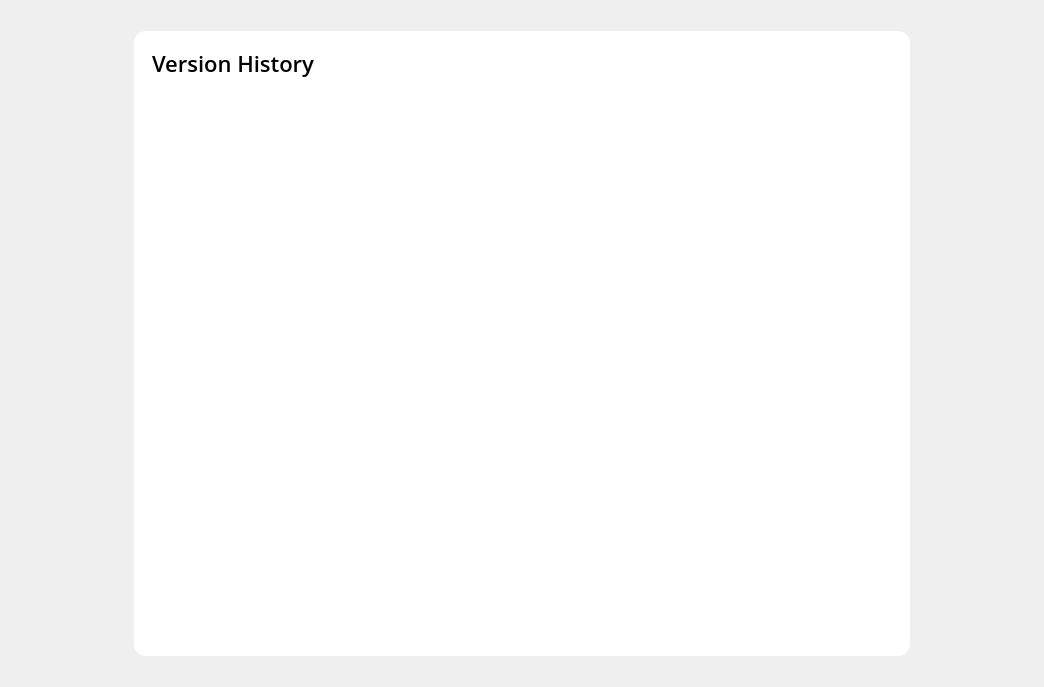
<?xml version="1.0" encoding="UTF-8"?>
<ui version="4.0">
 <class>VersionHistoryDialog</class>
 <widget class="QDialog" name="VersionHistoryDialog">
  <property name="windowModality">
   <enum>Qt::WindowModality::ApplicationModal</enum>
  </property>
  <property name="geometry">
   <rect>
    <x>0</x>
    <y>0</y>
    <width>1044</width>
    <height>687</height>
   </rect>
  </property>
  <property name="windowTitle">
   <string>Dialog</string>
  </property>
  <property name="modal">
   <bool>true</bool>
  </property>
  <layout class="QVBoxLayout" name="verticalLayout">
   <item alignment="Qt::AlignmentFlag::AlignHCenter">
    <widget class="QWidget" name="dialogContainer" native="true">
     <property name="minimumSize">
      <size>
       <width>776</width>
       <height>625</height>
      </size>
     </property>
     <property name="maximumSize">
      <size>
       <width>776</width>
       <height>625</height>
      </size>
     </property>
     <property name="styleSheet">
      <string notr="true">#dialogContainer {
	border-radius: 12px;
	background-color: white;
}</string>
     </property>
     <layout class="QVBoxLayout" name="verticalLayout_2">
      <property name="spacing">
       <number>0</number>
      </property>
      <property name="leftMargin">
       <number>0</number>
      </property>
      <property name="topMargin">
       <number>0</number>
      </property>
      <property name="rightMargin">
       <number>0</number>
      </property>
      <property name="bottomMargin">
       <number>0</number>
      </property>
      <item>
       <widget class="QWidget" name="headerRow" native="true">
        <property name="minimumSize">
         <size>
          <width>0</width>
          <height>64</height>
         </size>
        </property>
        <property name="maximumSize">
         <size>
          <width>16777215</width>
          <height>64</height>
         </size>
        </property>
        <layout class="QHBoxLayout" name="horizontalLayout_2">
         <property name="leftMargin">
          <number>18</number>
         </property>
         <property name="topMargin">
          <number>18</number>
         </property>
         <property name="rightMargin">
          <number>18</number>
         </property>
         <property name="bottomMargin">
          <number>18</number>
         </property>
         <item>
          <widget class="QLabel" name="dialogTitle">
           <property name="styleSheet">
            <string notr="true">color: black;
font-family: Open Sans;
font-weight: 500;
font-size: 22px;
line-height: 30px;
letter-spacing: 0%;
</string>
           </property>
           <property name="text">
            <string>Version History</string>
           </property>
          </widget>
         </item>
         <item>
          <widget class="QToolButton" name="closeButton">
           <property name="text">
            <string/>
           </property>
           <property name="icon">
            <iconset resource="../../../../Resources/Resources.qrc">
             <normaloff>:/images/Project/cross-icon.svg</normaloff>:/images/Project/cross-icon.svg</iconset>
           </property>
           <property name="iconSize">
            <size>
             <width>32</width>
             <height>32</height>
            </size>
           </property>
           <property name="autoRaise">
            <bool>true</bool>
           </property>
          </widget>
         </item>
        </layout>
       </widget>
      </item>
      <item>
       <widget class="QWidget" name="historyWidget" native="true">
        <property name="styleSheet">
         <string notr="true">#historyWidget {
	background-color:transparent;
}</string>
        </property>
        <layout class="QHBoxLayout" name="horizontalLayout">
         <property name="leftMargin">
          <number>18</number>
         </property>
         <property name="topMargin">
          <number>18</number>
         </property>
         <property name="rightMargin">
          <number>18</number>
         </property>
         <property name="bottomMargin">
          <number>18</number>
         </property>
         <item>
          <widget class="QListWidget" name="historyListWidget">
           <property name="styleSheet">
            <string notr="true">QListWidget {
	background-color: transparent;
}

    QScrollBar:vertical {
        background: #F0F0F0;
        width: 6px;
        margin: 0px;
        border-radius: 3px;
    }

    QScrollBar::handle:vertical {
        background: #2D1457;
        min-height: 30px;
        border-radius: 3px;
    }

    QScrollBar::add-line:vertical,
    QScrollBar::sub-line:vertical,
    QScrollBar::add-page:vertical,
    QScrollBar::sub-page:vertical {
        background: none;
    }

    QScrollBar:horizontal {
        background: #F0F0F0;
        height: 6px;
        margin: 0px;
        border-radius: 3px;
    }

    QScrollBar::handle:horizontal {
        background: #2D1457;
        min-width: 30px;
        border-radius: 3px;
    }

    QScrollBar::add-line:horizontal,
    QScrollBar::sub-line:horizontal,
    QScrollBar::add-page:horizontal,
    QScrollBar::sub-page:horizontal {
        background: none;
    }</string>
           </property>
           <property name="selectionMode">
            <enum>QAbstractItemView::SelectionMode::NoSelection</enum>
           </property>
           <property name="verticalScrollMode">
            <enum>QAbstractItemView::ScrollMode::ScrollPerPixel</enum>
           </property>
          </widget>
         </item>
        </layout>
       </widget>
      </item>
     </layout>
    </widget>
   </item>
  </layout>
 </widget>
 <resources>
  <include location="../../../../Resources/Resources.qrc"/>
 </resources>
 <connections>
  <connection>
   <sender>closeButton</sender>
   <signal>clicked()</signal>
   <receiver>VersionHistoryDialog</receiver>
   <slot>onCloseButtonClicked()</slot>
   <hints>
    <hint type="sourcelabel">
     <x>871</x>
     <y>62</y>
    </hint>
    <hint type="destinationlabel">
     <x>521</x>
     <y>343</y>
    </hint>
   </hints>
  </connection>
 </connections>
 <slots>
  <slot>onCloseButtonClicked()</slot>
 </slots>
</ui>
